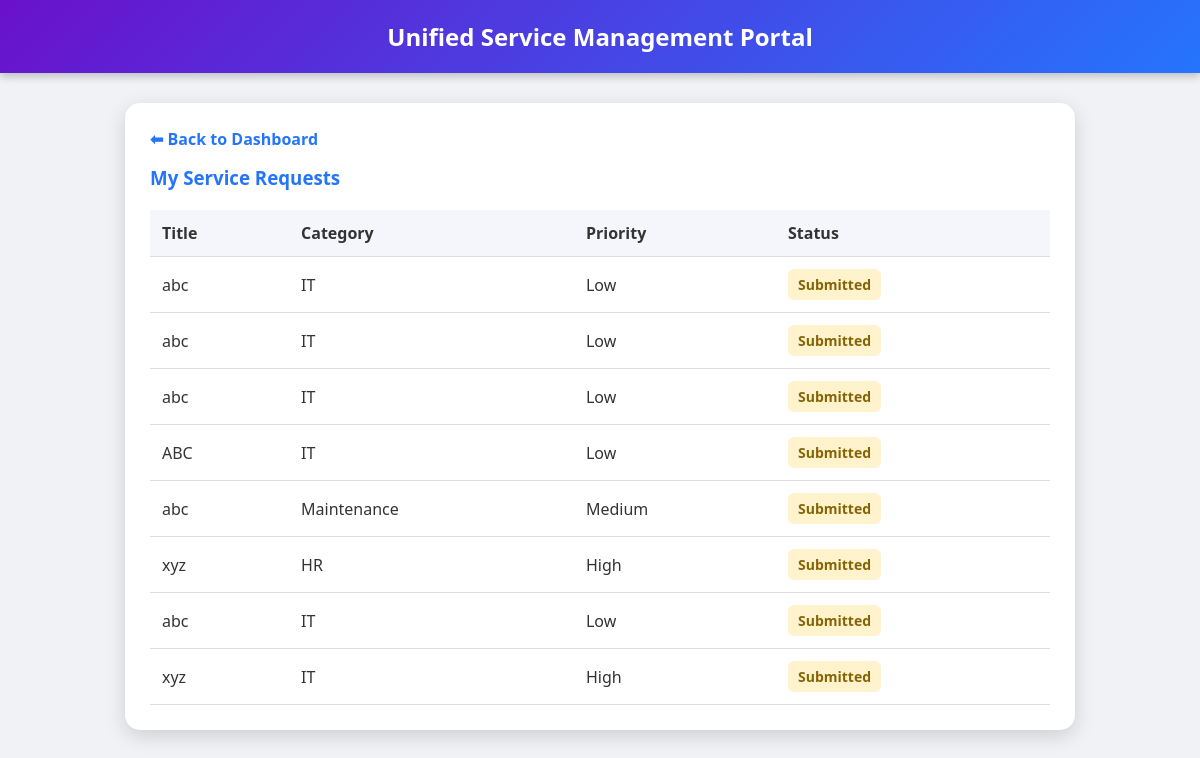
/my-requests, run on an earlier commit of the app's database.
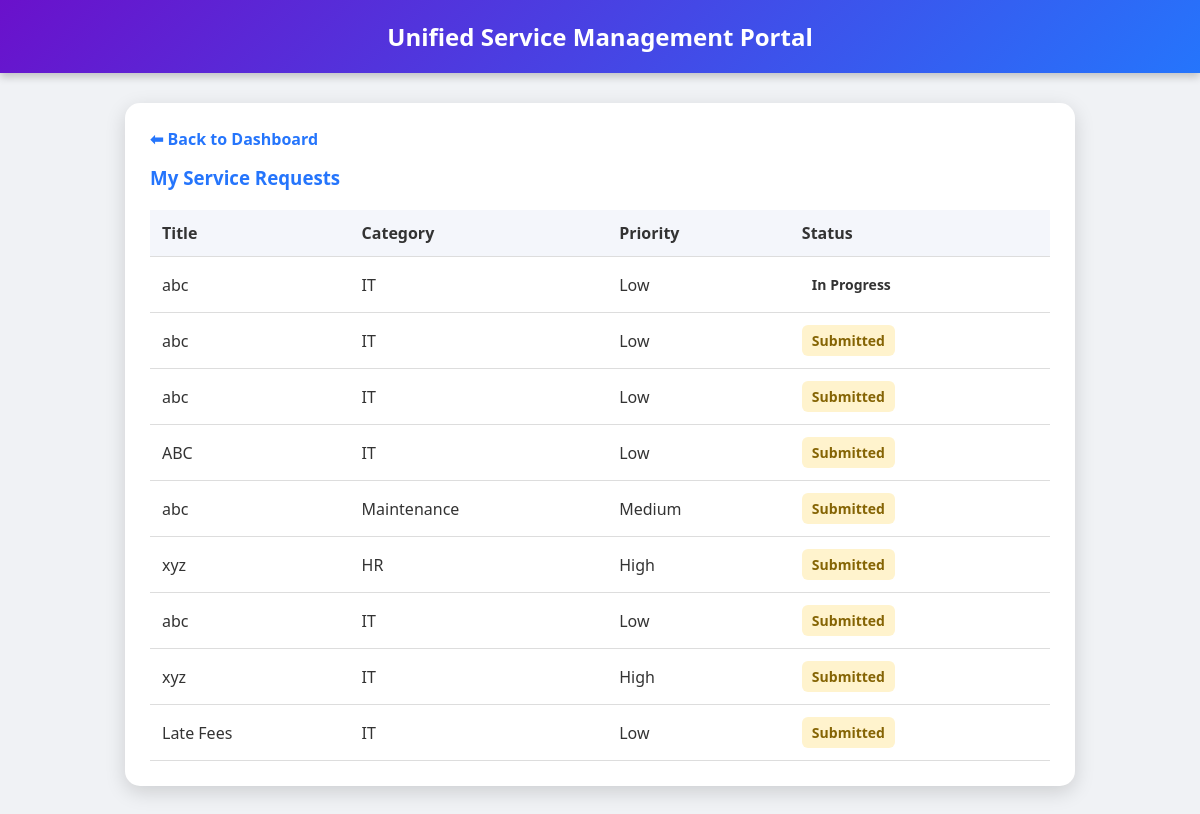
And on a later commit of the database.
### tables this page shows
CREATE TABLE requests (
    id INTEGER PRIMARY KEY AUTOINCREMENT,
    title TEXT,
    category TEXT,
    priority TEXT,
    status TEXT,
    requester TEXT,
    created_at TEXT
);

### app.py (the view)
@app.route("/my-requests")
def my_requests():
    db = get_db()
    data = db.execute(
        "SELECT * FROM requests WHERE requester='user'"
    ).fetchall()
    return render_template("my_requests.html", requests=data)

### app.py (called while the page is built)
def get_db():
    return sqlite3.connect("database.db")

### templates/my_requests.html (shortened to what this page needs)
<!DOCTYPE html>
<html lang="en">
<head>
</head>
<body>
<header>
  Unified Service Management Portal
</header>
<div class="container">
  <div class="card">
    <a href="/dashboard" class="back-link">⬅ Back to Dashboard</a>
    <h3>My Service Requests</h3>
    {% if requests %}
    <table>
      <thead>
        <tr>
          <th>Title</th>
          <th>Category</th>
          <th>Priority</th>
          <th>Status</th>
        </tr>
      </thead>
      <tbody>
        {% for r in requests %}
        <tr>
          <td>{{ r[1] }}</td>
          <td>{{ r[2] }}</td>
          <td>{{ r[3] }}</td>
          <td>
            <span class="status {{ r[4] }}">
              {{ r[4] }}
            </span>
          </td>
        </tr>
        {% endfor %}
      </tbody>
    </table>
    {% else %}
      <p>No requests submitted yet.</p>
    {% endif %}
  </div>
</div>
</body>

### templates/my_requests.html (style rules this page uses)
body { margin: 0; font-family: 'Segoe UI', Tahoma, Geneva, Verdana, sans-serif; background-color: #f0f2f5; color: #333; }
header { background: linear-gradient(135deg, #6a11cb, #2575fc); color: white; padding: 20px; text-align: center; font-size: 24px; font-weight: bold; box-shadow: 0 4px 8px rgba(0,0,0,0.2); }
.container { display: flex; justify-content: center; padding: 30px; }
.card { background-color: #fff; border-radius: 15px; box-shadow: 0 6px 20px rgba(0,0,0,0.15); padding: 25px; width: 90%; max-width: 900px; }
.card h3 { margin-top: 0; color: #2575fc; margin-bottom: 20px; }
table { width: 100%; border-collapse: collapse; }
th, td { padding: 12px; text-align: left; border-bottom: 1px solid #ddd; }
th { background-color: #f4f6fb; }
.status { font-weight: bold; padding: 6px 10px; border-radius: 6px; display: inline-block; font-size: 14px; }
.Submitted { background-color: #fff3cd; color: #856404; }
.back-link { display: inline-block; margin-bottom: 15px; text-decoration: none; color: #2575fc; font-weight: bold; }

What changed in the data, as far as the page shows it:
changed requests: status "Submitted" → "In Progress"
added requests: title "Late Fees", category "IT", priority "Low", status "Submitted"
